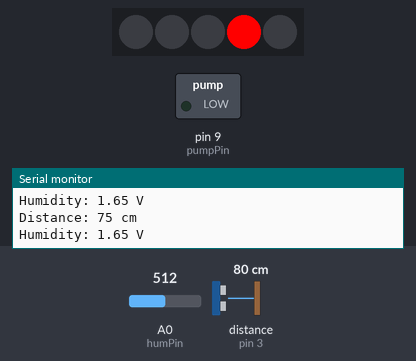
Recording of a program running on a simulated Arduino Uno, built with avr-gcc and run on an emulated ATmega328P. Shown: 5 RGB LEDs in strip order, left to right, switched loads named in the program (green lamp = pin HIGH), the last lines printed to the serial monitor. Wiring (inferred from the names in the program): ultrasonic range finder: trigger pin 2; echo pin 3. The test bench sets the inputs (shaded band); at power-on: distance to the obstacle (sensor on pin 3) 80 cm, A0 (humPin) = 512. The echo pulse lasts 58.3 µs per cm; dim RGB values are drawn brighter than linear; pins used as bus, display or sensor lines are not drawn.

Above: at 1.2 s.
1.3 s: distance to the obstacle (sensor on pin 3) set to 35 cm
At 2.7 s:
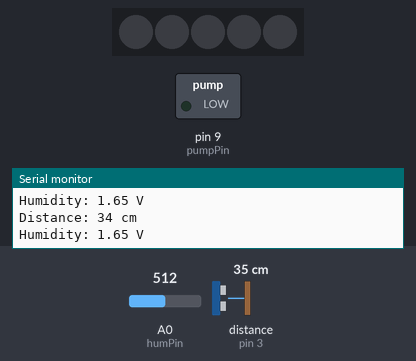
3.5 s: distance to the obstacle (sensor on pin 3) set to 4 cm
At 5.1 s:
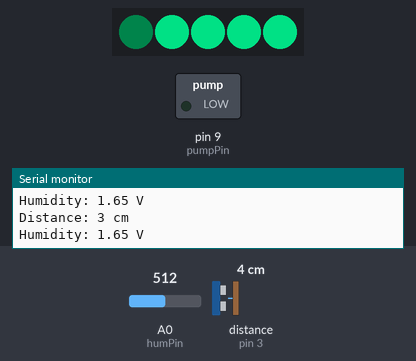
5.4 s: distance to the obstacle (sensor on pin 3) set to 18 cm
At 6.9 s:
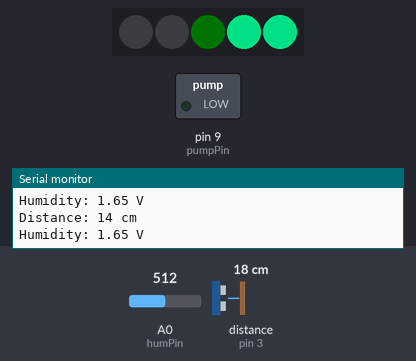
Timing chart, 0 to 8.4 s (numbered marks = the images above; inputs shaded):
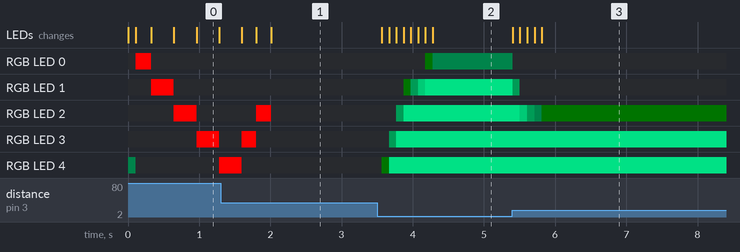

Measured:
- after the input at 1.3 s, the LEDs: first differ from a run without the input after 0.71 s (image 1)
- after the input at 3.5 s, RGB LED 0: off → RGB(0, 1, 0) after 0.68 s, → RGB(0, 7, 4) 0.10 s later; RGB LED 1: off → RGB(0, 1, 0) after 0.37 s, → RGB(0, 27, 15) 0.10 s later, → RGB(0, 104, 61) 0.10 s later, → RGB(0, 161, 95) 0.10 s later
- after the input at 5.4 s, RGB LED 0: RGB(0, 7, 4) → off at once; RGB LED 1: RGB(0, 161, 95) → RGB(0, 27, 15) at once, → off 0.10 s later; RGB LED 2: RGB(0, 161, 95) → RGB(0, 104, 61) after 0.11 s, → RGB(0, 27, 15) 0.10 s later, → RGB(0, 7, 4) 0.10 s later, → RGB(0, 1, 0) 0.10 s later; the LEDs: first change at once (image 3 shows a later state)

The program:

main.cpp
```cpp
#include <Arduino.h>
#include <Wire.h>
#include "FastLED.h"

/*** APPUNTI
 * Nota bene: tutte le funzioni di animazione dei led sono pensate per ritornare subito
 * e per essere chiamate ripetutamente nel loop principale.
***/

/*to do:
- Programmazione e caratterizzazione pompa dell'acqua
*/

#pragma region Macros
//pins
#define echoPin 3 // attach pin D2 Arduino to pin Echo of HC-SR04
#define trigPin 2 //attach pin D3 Arduino to pin Trig of HC-SR04
#define ledPin 6 //pin di dati dei LED
#define humPin A0 // pin sensore umidità
#define pumpPin 9 //pin della pompa dell'acqua

//tempo di attivazione della pompa
#define PUMP_TIME 2000

//Misura umidità
#define humSamples 1 //numero di campioni su cui fare la media dell'umidità
#define humTime 100 //tempo tra una misura dell'umidità e la successiva in ms

//Parametri LEDs
#define NUM_LEDS 5 //numero di led
#define depth 30  //profondità massima da misurare
#define alpha 0.3 //sensibilità del sensore (veloce -> jitter, lento -> poco responsivo)
#pragma endregion

// Variabili
int distance; // variable for the distance measurement
int count; //posizione led errore
enum Arduino_tx{
  pumpWater,
  Led_waterLevel,
  Led_accessPoint,
  Led_connected,
  Led_off
};

Arduino_tx ledState = Led_waterLevel;


CRGB leds[5];
#pragma region Prototipi funzioni
void sendData();
int MeasureDistance();
void ShowDistance();
void OutOfRangeAnimation();
void ShowDistanceAnimation();
void LedsOff();
float MeasureHumidity();
void ReceiveState(int n);
void AccessPointAnimation();
void PumpWater();
#pragma endregion

void setup() {
  pinMode(trigPin, OUTPUT); // Sets the trigPin as an OUTPUT
  pinMode(echoPin, INPUT); // Sets the echoPin as an INPUT
  pinMode(pumpPin, OUTPUT);
  analogReference(EXTERNAL); // set the analog reference to 3.3V (AREF collegato a 3.3)
  FastLED.addLeds<NEOPIXEL, ledPin>(leds, NUM_LEDS);
  Wire.begin(1);     //diventa slave all'indirizzo 1;
  Wire.onRequest(sendData);   //imposta callback per mandare dati su richiesta
  Wire.onReceive(ReceiveState);
  Serial.begin(9600);
}

void loop() {
/* CODICE DI DEBUG!!! Loop tra stati per testare i led (codice temporaneo)
  if((millis() % 6000) < 3000){
    ledState = Led_accessPoint;
  }else{
    ledState = Led_accessPoint;
  }
*/


  // Calcola la distanza e mostrala sui led o mostra un errore
  switch(ledState){
    case Led_waterLevel:
        ShowDistance();
        break;
    case Led_accessPoint:
        AccessPointAnimation();
        break;
    case Led_connected:
        Serial.println("Connection behaviour not implemented yet");
        break;
    case Led_off:
        LedsOff();
        break;
  }

  Serial.print("Distance: ");
  Serial.print(distance);
  Serial.println(" cm");
  Serial.print("Humidity: ");
  Serial.print(MeasureHumidity());
  Serial.println(" V");

}

void sendData() {
  float humidity = MeasureHumidity();
  int level = MeasureDistance();
  Wire.write((const byte*)(&humidity),4);
  Wire.write((const byte*)(&level),2 );
  Serial.println("Data was sent");
}

#pragma region distanza
int MeasureDistance() {
  digitalWrite(trigPin, LOW);
  delayMicroseconds(2);
  // Sets the trigPin HIGH (ACTIVE) for 10 microseconds
  digitalWrite(trigPin, HIGH);
  delayMicroseconds(10);
  digitalWrite(trigPin, LOW);
  // Reads the echoPin, returns the sound wave travel time in microseconds
  long distance = pulseIn(echoPin, HIGH);
  return distance * 0.034 / 2;
}

void OutOfRangeAnimation(){
  count++;  //avanza animazione di out-of-range
  count = millis() / 300;

  int phase = count % (NUM_LEDS * 2 - 2);
  for (int i = 0; i < NUM_LEDS; i++) {
    if (phase >= NUM_LEDS) {
      phase = (NUM_LEDS * 2 - 2) - phase ;
    }
    if (i == phase) {
     leds[i] = CRGB::Red;
    } else {
      leds[i] = CRGB::Black;
    }
  }
  FastLED.show();
}

void ShowDistance(){
  distance =  (1 - alpha) * distance + alpha * MeasureDistance(); // filtro passa basso sulla misura della distanza

  if (distance > depth + (depth / NUM_LEDS)) { //La distanza rientra nel range di interesse?
    OutOfRangeAnimation(); //No
  } else {
    ShowDistanceAnimation(); //Si
  }
}

void ShowDistanceAnimation(){
    int interval = distance / NUM_LEDS;
    int subInterval = distance % NUM_LEDS;
    int waterHue = 130;

    for (int i = 0; i < NUM_LEDS; i++) {
      if (i > interval) {   // led acceso
        leds[i] = CHSV(waterHue, 255, 255);
      }
      else if (i < interval) {    //led spento
        leds[i] = CRGB::Black;
      }
      else {  //led dimmato
        leds[i] = CHSV(waterHue, 255, ((255 - subInterval) * 255) / NUM_LEDS);
      }
    }
    FastLED.show();
}
#pragma endregion

void LedsOff(){
  FastLED.clear(true);
}

void AccessPointAnimation(){
  int orangeHue = 32;
  int value = (1 + sin(0.3*float(millis())/1024*6.28)) * 90 + 70;
  for (int i = 0; i < NUM_LEDS; i++) {
    leds[i] = CHSV(orangeHue, 255, value);
  }
  FastLED.show();
}

float MeasureHumidity(){ //per ora ritorna la tensione misurata dal sensore
  float samples = 0;
  for(int i = 0; i < humSamples; i++){
    samples += analogRead(humPin);
    delay(humTime);
  }

  samples /= humSamples; //media dei campioni
  samples *= (3.3/1023); // conversione da int a Volt

  return samples;
}

void PumpWater(){
    digitalWrite(pumpPin, HIGH);
    delay(PUMP_TIME);
    digitalWrite(pumpPin, LOW);
}

void ReceiveState(int n){
  if(n == 1){
    Arduino_tx messageReceived = (Arduino_tx)Wire.read();
    if(messageReceived == pumpWater){
      PumpWater();
    } else{
      ledState = (Arduino_tx)Wire.read();
      Serial.println("Nuovo stato: " + ledState);
    }

  } else{
    Serial.println("trasmissione non valida");
  }
}
```
